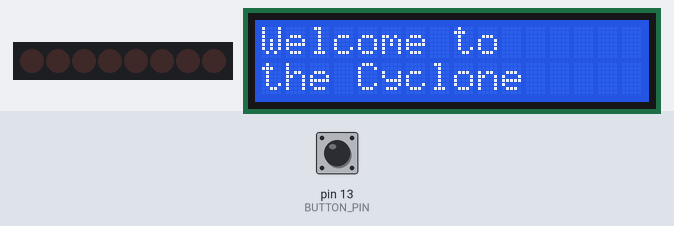
Bench run of a sketch on a simulated Arduino Uno, built with avr-gcc and run on an emulated ATmega328P. Shown: 8 shift-register outputs drawn as a row of LEDs (first output left, lit = HIGH), 16×2 character LCD. Wiring (inferred from the names in the program): shift register (74HC595): data pin 12; shift clock pin 9; latch pin 11. Wiring (inferred from the signals the program sends): row of LEDs: on Q0, Q1, Q2, Q3, Q4, Q5, Q6, Q7. The test bench sets the inputs (shaded band); at power-on: pin 13 (BUTTON_PIN) HIGH. What the sketch prints to the serial monitor is not drawn.

Above: at 0.8 s.
0.9 s: pin 13 (BUTTON_PIN) pulled LOW for 0.15 s
At 1.4 s:
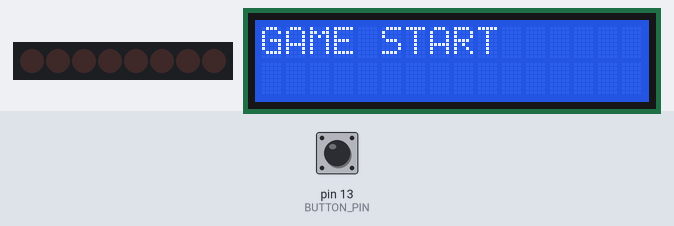
1.6 s: pin 13 (BUTTON_PIN) pulled LOW for 1 s
At 3.2 s:
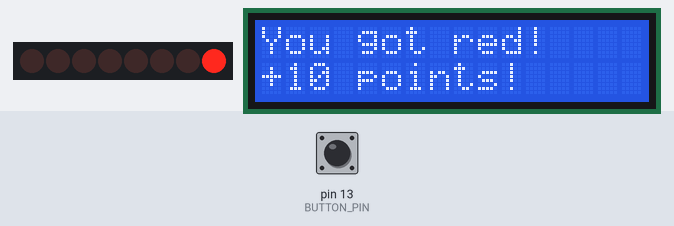
5.6 s: pin 13 (BUTTON_PIN) pulled LOW for 3.2 s
At 6.9 s:
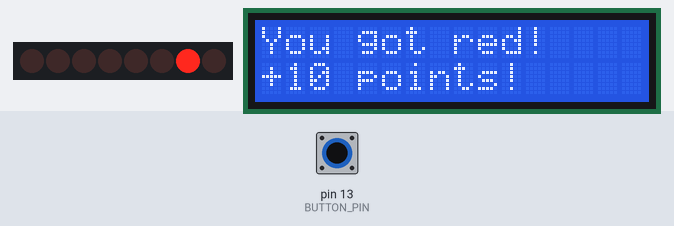
16.7 s: pin 13 (BUTTON_PIN) driven LOW
At 18.5 s:
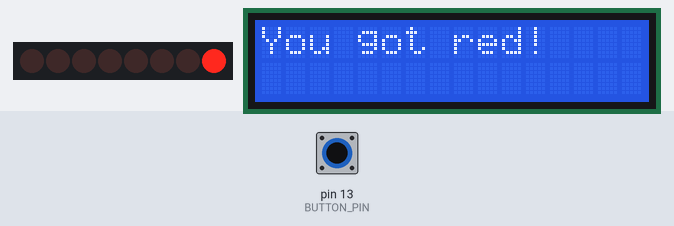
Timing chart, 0 to 20.0 s (numbered marks = the images above; inputs shaded):
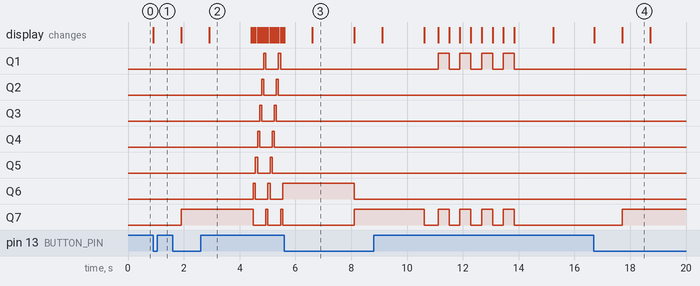

The sketch:

Cyclone_Game.ino
```cpp
//Timing game

const int DELAY = 200;

//For 8-bit shift register
const int LATCH_PIN = 11;
const int CLOCK_PIN = 9;
const int DATA_PIN = 12;
byte leds = 0;


int selectedLED;
#include <LiquidCrystal.h>

// initialize the library with the numbers of the interface pins
LiquidCrystal lcd(7, 8, 3, 4, 5, 6);
//          lcd(RS, E, D4, D5, D6, D7)
const int BUTTON_PIN = 13;

void setup()
{

// set up the LCD's number of columns and rows:
  lcd.begin(16, 2);
  // Print a message to the LCD.
  // lcd.print("Welcome");

  pinMode(LATCH_PIN, OUTPUT);
  pinMode(DATA_PIN, OUTPUT);
  pinMode(CLOCK_PIN, OUTPUT);

  pinMode(BUTTON_PIN, INPUT_PULLUP);
  leds = 0;
  updateShiftRegister();

  Serial.begin(9600);

  Serial.print("PROGRAM BEGIN");


  instructions();
}


void loop()
{
  //Pre-loop tasks
  lcd.clear();
  lcd.setCursor(0, 0);
  lcd.print("GAME START");
  delay(1000);
  int totalScore = 0;
  for(int a = 0; a < 3; a++){
    //three spins
    lcd.clear();
    lcd.setCursor(0, 0);
    lcd.print("ROUND ");
    lcd.print(a+1);


    totalScore += play();
  }
  lcd.clear();

  //Output Final Results
  finalResults(totalScore);

  delay(1000);


  //Start a new game
  lcd.clear();
  lcd.setCursor(0, 0);
  lcd.print("Press button to");
  lcd.setCursor(0, 1);
  lcd.print("play again...");

  while(digitalRead(BUTTON_PIN) == HIGH){
    //wait for input
  }
}

void updateShiftRegister(){
   digitalWrite(LATCH_PIN, LOW);
   shiftOut(DATA_PIN, CLOCK_PIN, LSBFIRST, leds);
   digitalWrite(LATCH_PIN, HIGH);}
void instructions(){
  unsigned long waitTime;

  lcd.setCursor(0, 0);
  lcd.print("Welcome to");
  lcd.setCursor(0, 1);
  lcd.print("the Cyclone");

  waitTime = millis();

  while(!(millis() - waitTime >= 2000)){
    //waiting...
    if(digitalRead(BUTTON_PIN) == LOW){
      lcd.clear();
      return; //exit early
    }
  }
  lcd.clear();

  lcd.setCursor(0, 0);
  lcd.print("Aim for the");
  lcd.setCursor(0, 1);
  lcd.print("middle");

  waitTime = millis();

  while(!(millis() - waitTime >= 1500)){
    //waiting...
    if(digitalRead(BUTTON_PIN) == LOW){
      lcd.clear();
      return; //exit early
    }
  }
  lcd.clear();

  lcd.setCursor(0, 0);
  lcd.print("There are 3");
  lcd.setCursor(0, 1);
  lcd.print("rounds.");

  waitTime = millis();

  while(!(millis() - waitTime >= 1500)){
    //waiting...
    if(digitalRead(BUTTON_PIN) == LOW){
      lcd.clear();
      return; //exit early
    }
  }
  lcd.clear();


  lcd.setCursor(0, 0);
  lcd.print("Press the button");
  lcd.setCursor(0, 1);
  lcd.print("to start!");

  while(digitalRead(BUTTON_PIN) == HIGH){
      //wait for player to press button
  }
  lcd.clear();
  delay(500); //allow buffers to empty
  }

int play(){
   unsigned long onTime;

  int roundScore = 0;
  const int RED = 10;
  const int YELLOW = 30;
  const int GREEN = 50;

  const int SPEED = 75; //the lower this is, the harder the game is

  Serial.println("PLAYING");

  int i = 0;
  while(true){ //scroll thru LED's infinitely
    if(!bitRead(leds,i)){//onlyif LED is off
      bitSet(leds, i);
      updateShiftRegister();  //LED is on

      onTime = millis();//get time once led turned on
    }

    if(digitalRead(BUTTON_PIN) == LOW){ //scrolling stops once player inputs
      // Serial.print("PRESS");
            selectedLED = i;
            break;
    }

    if(millis() - onTime >= SPEED){ //current time - led turn on time = time led was on
          // Serial.println("off");
          bitClear(leds, i);
          updateShiftRegister();
      //once led is off, move to next led
            i++; //next led
          if(i == 7){ //last led is 6 so repeat cycle
            i = 0;
          }
    }

  }
  Serial.println(selectedLED);

    //only highlight LED that player selected
    leds = 0;
    bitSet(leds, selectedLED);
    updateShiftRegister();

    // output which color it was
    lcd.setCursor(0, 0);
    lcd.print("You got ");
    switch(selectedLED){
      case 0:
      case 1:
      case 5:
      case 6:
          lcd.print("red!");
          roundScore = RED;
          break;
      case 2:
      case 4:
          lcd.print("yellow!");
          roundScore = YELLOW;
          break;
      case 3:
          lcd.print("green!");
          roundScore = GREEN;
          break;
      default:
          lcd.print("XXXX");
          break;
    }

    delay(1000);
    lcd.setCursor(0, 1);
    lcd.print('+');
    lcd.print(roundScore);
    lcd.print(" points!");
    delay(1500);


    leds = 0; //clear LEDS
    updateShiftRegister();
    return roundScore;
}


void finalResults(int totalScore){
   lcd.setCursor(0, 0);
    lcd.print("Final Score: ");
    lcd.print(totalScore);
    delay(500);
    lcd.setCursor(0, 1);

    if(totalScore == 150){
      lcd.print("A perfect game!");
      int strobe = 75;

      //make a nice flashing effect
      for(int i = 0; i < 20; i++){
        leds = 255; //all on
        updateShiftRegister();
        delay(strobe);
        leds = 0; // all off
        updateShiftRegister();
        delay(strobe);
      }
      //total time is (2*strobe) * 20 = 3000ms

    }
    else if(110 <= totalScore && totalScore < 150){
      lcd.print("Not too bad");
      int strobe = 120;

      //make a nice flashing effect
      for(int i = 0; i < 12; i++){
        leds = 0b01110111; //yellows on
        updateShiftRegister();
        delay(strobe);
        leds = 0; // all off
        updateShiftRegister();
        delay(strobe);
      }
      //total time is (2*strobe) * 12 = 2880ms

    }
    else if(50 <= totalScore && totalScore < 110){
      lcd.print("Shoddy work");

      int strobe = 160;
      for(int i = 0; i < 7; i++){
        leds = 0b01100011; //all reds on
        updateShiftRegister();
        delay(strobe);
        leds = 0; // all off
        updateShiftRegister();
        delay(strobe);
      }
      //total time is (2*strobe) * 9 = 2880ms
    }
    else{
      lcd.print("You need help :(");
      int strobe = 390;
      for(int i = 0; i < 4; i++){
        leds = 0b01000001; //outer reds on
        updateShiftRegister();
        delay(strobe);
        leds = 0; // all off
        updateShiftRegister();
        delay(strobe);
      }
      //total time is (2*strobe) * 4 = 3120ms
    }
}
```

Measured:
- after the input at 0.9 s, the display: changes at once (image 1)
- after the input at 1.6 s, the display: first changes after 0.31 s (image 2 shows a later state)
- after the input at 5.6 s, the display: first changes at once (image 3 shows a later state)
- after the input at 16.7 s, Q7: LOW → HIGH after 1.0 s; the display: first changes at once (image 4 shows a later state)
- what the display in image 2 shows lasts 1.5 s, from 2.9 s to 4.4 s
- what the display in image 4 shows lasts 1.0 s, from 17.7 s to 18.7 s
